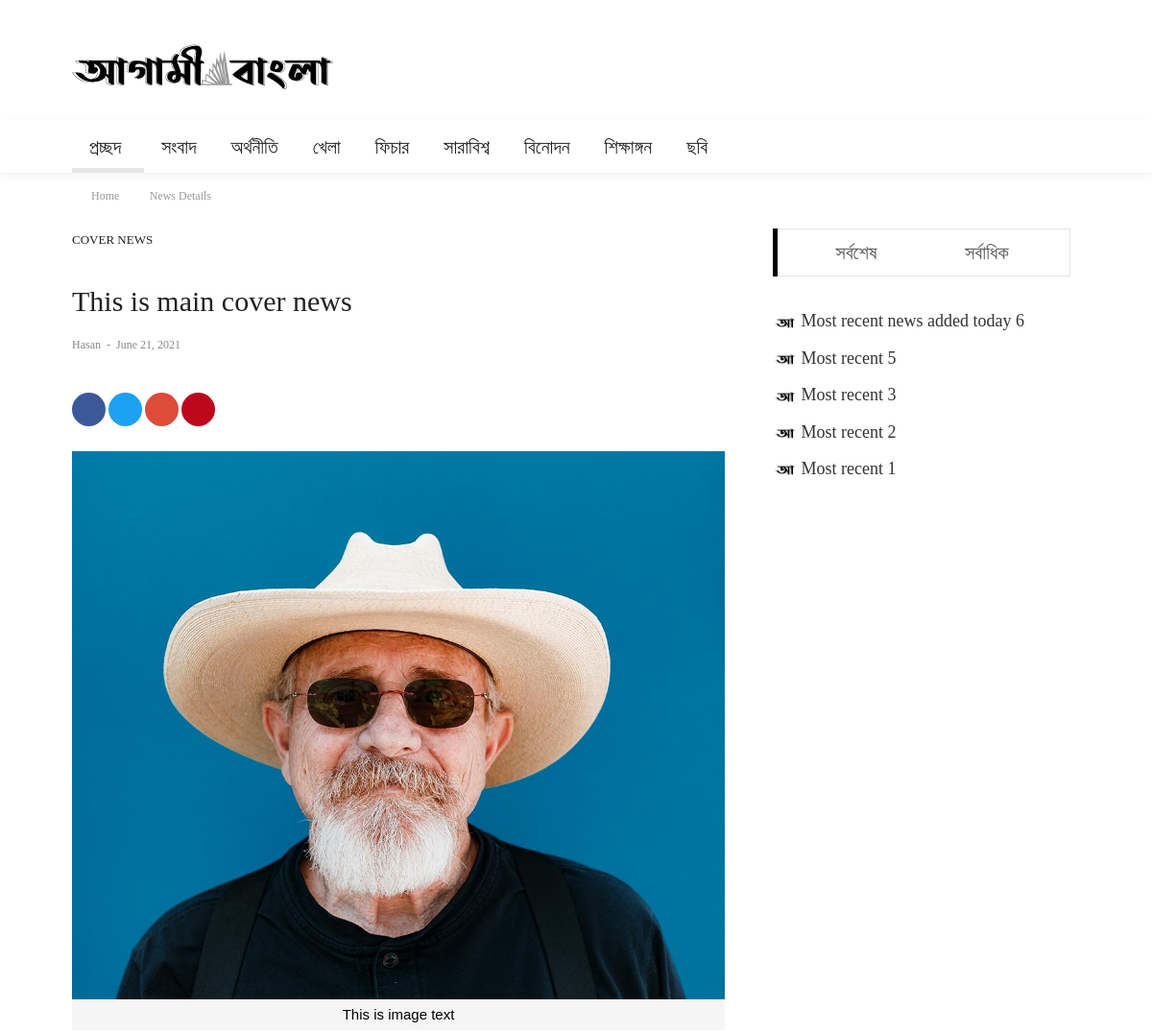
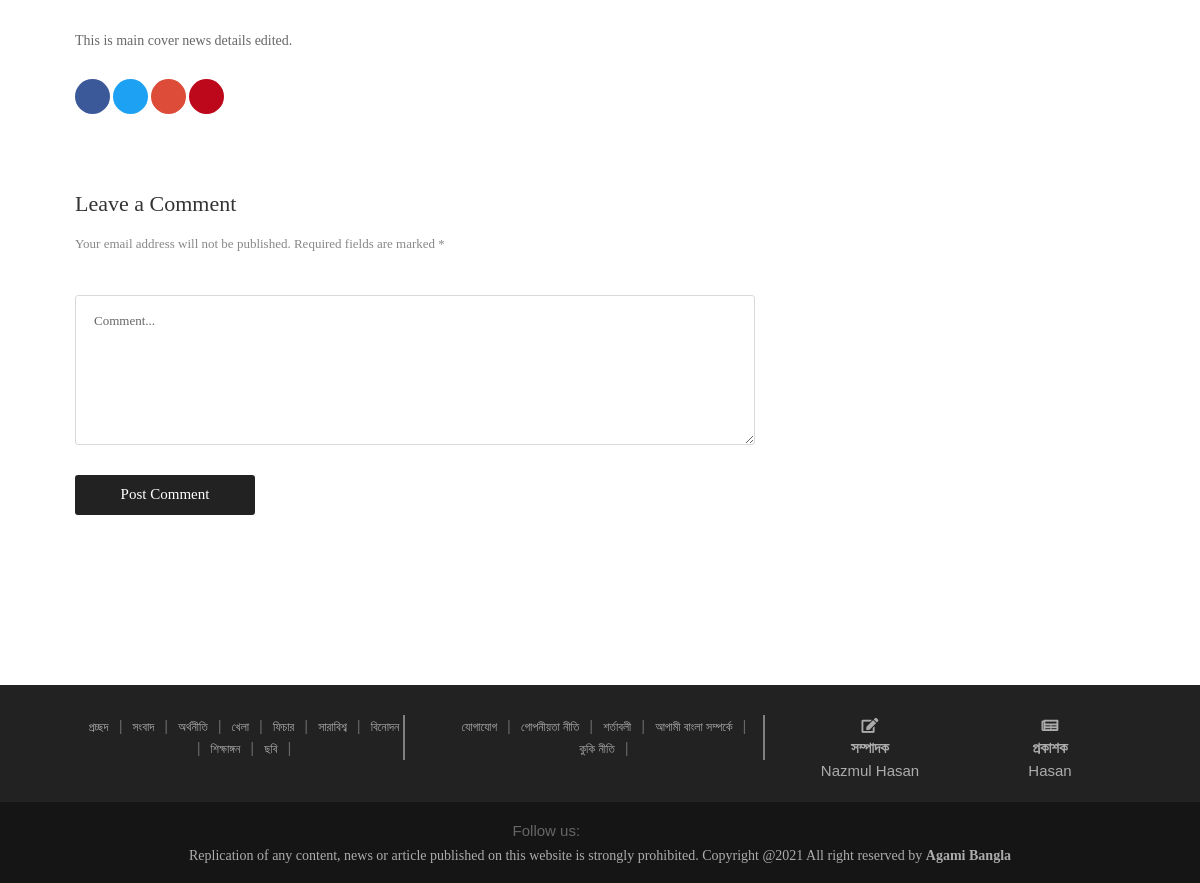
/ab/m_cover/news/details/1/, run on the app's committed database (2 pictures, top to bottom).
### adminPanel/models.py (models this page shows, shortened)
class SiteLogo(models.Model):
    site_logo = models.ImageField()

class NewsCategories(models.Model):
    category_name = models.CharField(default='', max_length=255, verbose_name="News Category Name")

class CoverNewsMain(models.Model):
    cover_news_image       = models.ImageField()
    cover_news_title       = models.TextField(max_length=255, verbose_name="Cover News Title")
    cover_news_category    = models.CharField(max_length=255, default="")
    cover_news_subcategory = models.CharField(max_length=255, blank=True, null=True)
    cover_news_details     = models.TextField(max_length=2000, blank=True, null=True)
    cover_news_added_at    = models.DateField(auto_now_add=True)

class EditorPublisher(models.Model):
    editor_name    = models.CharField(max_length=255, default="")
    publisher_name = models.CharField(max_length=255, default="")

class MostRecent(models.Model):
    news_image       = models.ImageField()
    news_title       = models.TextField(max_length=255)
    news_description = models.TextField(max_length=1000)
    news_writer      = models.CharField(max_length=70, blank=True, null=True)
    news_visitors    = models.IntegerField(blank=True, null=True)
    news_details = models.TextField(max_length=2000, blank=True, null=True)
    news_added_at    = models.DateField(auto_now_add=True)

### core/views.py (the view)
# urls.py: url(r'^ab/m_cover/news/details/(?P<pk>\d+)/$', views.cover_news_main_details, name='coverNewsMainDetails'),
def cover_news_main_details(request, pk):
    cover_news_subcategory = CoverNewsMain.objects.filter(pk=pk).first()
    news_category_model = NewsCategories.objects.all()
    subcategory_model = NewsSubCategories.objects.all()
    subcategory_name = NewsCategories.objects.filter(pk=pk)
    list_of_cat_pk_which_has_atleast_one_news = []
    for news in NewsMain.objects.all():
        list_of_cat_pk_which_has_atleast_one_news.append(news.news_catid)
    if EditorPublisher.objects.count() > 0:
        editor_publisher_info = EditorPublisher.objects.filter().first()
    else:
        editor_publisher_info = "Not added yet!"
    if MostRecent.objects.count() > 0:
        most_recent_news = MostRecent.objects.all().order_by('-pk')[:5]
    else:
        most_recent_news = "Null"
    if MostPopular.objects.count() > 0:
        most_popular_news = MostPopular.objects.all().order_by('-pk')[:5]
    else:
        most_popular_news = 'Null'
    if SiteLogo.objects.count() > 0:
        site_logo_db = SiteLogo.objects.filter().first()
    else:
        site_logo_db = "Not found!"
    context = {
        'site_logo': site_logo_db,
        'news_category_model': news_category_model,
        'subcategory_model': subcategory_model,
        'list_of_cat_pk_which_has_atleast_one_news': list_of_cat_pk_which_has_atleast_one_news,
        'editor_publisher': editor_publisher_info,
        'most_recent_news': most_recent_news,
        'most_popular_news': most_popular_news,
        'cover_news_subcategory': cover_news_subcategory,
    }
    return render(request, "frontEnd/cover_news_main_details.html", context)

### core/templates/frontEnd/cover_news_main_details.html (shortened to what this page needs)
{% extends 'frontEnd/index.html' %}
{% load static %}
{% block main_content %}
	<div class="container">
		<div class="headline bg0 flex-wr-sb-c p-rl-20 p-tb-8">
			<div class="f2-s-1 p-r-30 m-tb-6">
				<a href="index.html" class="breadcrumb-item f1-s-3 cl9">
					Home
				</a>
				<a href="blog-list-01.html" class="breadcrumb-item f1-s-3 cl9">
					News Details
				</a>
			</div>
		</div>
	</div>
	<section class="bg0 p-b-140 p-t-10">
		<div class="container">
			<div class="row justify-content-center">
				<div class="col-md-10 col-lg-8 p-b-30">
					<div class="p-r-10 p-r-0-sr991">
						<div class="p-b-70">
							<a href="#" class="f1-s-10 cl2 hov-cl10 trans-03 text-uppercase">
								Cover News
							</a>
							<h3 class="f1-l-3 cl2 p-b-16 p-t-33 respon2">
								{{cover_news_subcategory.cover_news_title}}
							</h3>
							<div class="flex-wr-s-s p-b-40">
								<span class="f1-s-3 cl8 m-r-15">
									<a href="#" class="f1-s-4 cl8 hov-cl10 trans-03">
										{{editor_publisher.publisher_name}}
									</a>
									<span class="m-rl-3">-</span>
									<span>
										{{cover_news_subcategory.cover_news_added_at}}
									</span>
								</span>
							</div>
							<div class="flex-s-s">
								<div class="flex-wr-s-s size-w-0">
									<a href="#" class="dis-block f1-s-13 cl0 bg-facebook borad-3 hov-btn1 m-r-3 m-b-1 trans-03 add_border">
										<i class="fab fa-facebook-f m-r-3"></i>
									</a>
									<a href="#" class="dis-block f1-s-13 cl0 bg-twitter borad-3 hov-btn1 m-r-3 m-b-3 trans-03 add_border">
										<i class="fab fa-twitter m-r-3"></i>
									</a>
									<a href="#" class="dis-block f1-s-13 cl0 bg-google borad-3 hov-btn1 m-r-3 m-b-3 trans-03 add_border">
										<i class="fab fa-google-plus-g m-r-3"></i>
									</a>
									<a href="#" class="dis-block f1-s-13 cl0 bg-pinterest borad-3 hov-btn1 m-r-3 m-b-3 trans-03 add_border">
										<i class="fab fa-pinterest-p m-r-3"></i>
									</a>
								</div>
							</div>
							<br>
							<div class="wrap-pic-max-w p-b-30">
								<img src="{{cover_news_subcategory.cover_news_image.url}}" alt="News Details">
								<p class="news_details_img_short_description">This is image text</p>
							</div>
							<p class="f1-s-11 cl6 p-b-25">
								{{cover_news_subcategory.cover_news_details|safe}}
							</p>
							<div class="flex-s-s">
								<div class="flex-wr-s-s size-w-0">
									<a href="#" class="dis-block f1-s-18 cl0 bg-facebook borad-3 hov-btn1 m-r-3 m-b-3 trans-03 add_border">
										<i class="fab fa-facebook-f m-r-3"></i>
									</a>
									<a href="#" class="dis-block f1-s-18 cl0 borad-3 hov-btn1 m-r-3 m-b-3 trans-03 add_border bg-twitter">
										<i class="fab fa-twitter m-r-3"></i>
									</a>
									<a href="#" class="bg-google dis-block f1-s-18 cl0 borad-3 hov-btn1 m-r-3 m-b-3 trans-03 add_border">
										<i class="fab fa-google-plus-g m-r-3"></i>
									</a>
									<a href="#" class="bg-pinterest dis-block f1-s-18 cl0 borad-3 hov-btn1 m-r-3 m-b-3 trans-03 add_border">
										<i class="fab fa-pinterest-p m-r-3"></i>
									</a>
								</div>
							</div>
						</div>
						<div>
							<h4 class="f1-l-4 cl3 p-b-12">
								Leave a Comment
							</h4>
							<p class="f1-s-13 cl8 p-b-40">
								Your email address will not be published. Required fields are marked *
							</p>
							<form>
								<textarea class="bo-1-rad-3 bocl13 size-a-15 f1-s-13 cl5 plh6 p-rl-18 p-tb-14 m-b-20" name="msg" placeholder="Comment..."></textarea>
								<button class="size-a-17 bg2 borad-3 f1-s-12 cl0 hov-btn1 trans-03 p-rl-15 m-t-10">
									Post Comment
								</button>
							</form>
						</div>
					</div>
				</div>
				<div class="col-md-10 col-lg-4">
					<div class="p-l-10 p-rl-0-sr991 p-b-20">
						<div class="tab01 p-b-20">
							<div class="tab01-head how2 how2-cl1 bocl12 flex-s-c m-r-10 m-r-0-sr991" id="most-recent-pop">
								<ul class="nav nav-tabs" role="tablist">
									<li class="nav-item">
										<a class="nav-link" data-toggle="tab" href="#tab1-recent" role="tab">সর্বশেষ</a>
									</li>
									<li class="nav-item">
										<a class="nav-link" data-toggle="tab" href="#tab1-popular" role="tab">সর্বাধিক</a>
									</li>
								</ul>
							</div>
							<div class="tab-content p-t-35">
								<div class="tab-pane fade show most-recent-pop-news active" id="tab1-recent" role="tabpanel">
									<div class="row">
										<div class="col-sm-12 p-r-25 p-r-15-sr991">
											{% for news in most_recent_news %}
											<div class="flex-wr-sb-s m-b-8">
												<div class="size-w-0">
													<h5 class="p-b-5">
														<a href="{% url 'newMostRecentDetails' cat_id=news.pk %}" class="f1-s-5 cl3 hov-cl10 trans-03">
															<img src="{%static 'frontEnd/agamiBanglaLogo/favicon-icon.png' %}" style="width:25px;height:25px;" alt="">
															{{news.news_title}}
														</a>
													</h5>
												</div>
											</div>
											{% endfor %}
										</div>
									</div>
								</div>
							</div>
						</div>
						<div class="flex-c-s p-t-8">
						</div>
						<br><br>
					</div>
				</div>
			</div>
		</div>
	</section>
{% endblock %}

### core/templates/frontEnd/index.html (shortened to what this page needs)
{% load static %}
<!DOCTYPE html>
<html lang="en">
<head>
	<link rel="stylesheet" type="text/css" href="{%static 'frontEnd/vendor/bootstrap/css/bootstrap.min.css' %}">
	<link rel="stylesheet" type="text/css" href="{%static 'frontEnd/fonts/fontawesome-5.0.8/css/fontawesome-all.min.css' %}">
	<link rel="stylesheet" type="text/css" href="{%static 'frontEnd/fonts/iconic/css/material-design-iconic-font.min.css' %}">
	<link rel="stylesheet" type="text/css" href="{%static 'frontEnd/vendor/animate/animate.css' %}">
	<link rel="stylesheet" type="text/css" href="{%static 'frontEnd/vendor/css-hamburgers/hamburgers.min.css' %}">
	<link rel="stylesheet" type="text/css" href="{%static 'frontEnd/vendor/animsition/css/animsition.min.css' %}">
	<link rel="stylesheet" type="text/css" href="{%static 'frontEnd/css/util.min.css' %}">
	<link rel="stylesheet" type="text/css" href="{%static 'frontEnd/css/main.css' %}">
</head>
<body class="animsition">
	<header>
		<div class="container-menu-desktop">
			<div class="wrap-logo container">
				<div class="logo">
					{%if site_logo %}
					<a href="/"><img src="{{site_logo.site_logo.url}}" alt="LOGO"></a>
					{% else %}
					<a href="#">ADD SITE LOGO</a>
					{% endif %}
				</div>
				<div class="banner-header">
				</div>
			</div>
			<div class="wrap-main-nav">
				<div class="main-nav">
					<nav class="menu-desktop">
						<ul class="main-menu">
							<li class="main-menu-active">
								<a href="/" id="nav_home">প্রচ্ছদ</a>
							</li>
							{% for news_cat in news_category_model %}
							{% if news_cat.pk not in category_list_which_has_no_subcat %}
							<li class="mega-menu-item">
								<a href="{% url 'abNewsListByCategoryPk' catid=news_cat.pk %}">{{ news_cat.category_name }}</a>
							</li>
							{% else %}
							<li class="mega-menu-item">
								<a href="{% url 'newsListByCatWhichHasNotSubcat' cat_id=news_cat.pk %}">{{ news_cat.category_name }}</a>
							</li>
							{% endif %}
							{% endfor %}
						</ul>
					</nav>
				</div>
			</div>
		</div>
	</header>
	{% block main_content %}
	{% endblock %}
	<footer>
		<div class="bg2 p-t-30 p-b-20">
			<div class="container">
				<div class="row">
					<div class="col-md-4">
						<div class="footer-nav-bar-list">
							<ul class="browse_category_list">
								<li><a href="/">প্রচ্ছদ</a></li>
								<li>|</li>
					{% for news_cat in news_category_model %}
					{% if news_cat.pk not in category_list_which_has_no_subcat and news_cat.pk != 9 %}
					<li>
						<a href="{% url 'abNewsListByCategoryPk' catid=news_cat.pk %}">{{ news_cat.category_name }}</a>
					</li>
					{% else %}
					<li class="mega-menu-item">
						<a href="{% url 'newsListByCatWhichHasNotSubcat' cat_id=news_cat.pk %}">{{ news_cat.category_name }}</a>
					</li>
					{% endif %}
					<li>|</li>
					{% endfor %}
							</ul>
						</div>
					</div>
					<div class="col-md-4">
						<div class="footer-nav-privacy-policy-term-condition">
						<ul>
							<li><a href="{% url 'abContactUs' %}">যোগাযোগ</a></li>
							<li>|</li>
							<li><a href="#">গোপনীয়তা নীতি</a></li>
							<li>|</li>
							<li><a href="#">শর্তাবলী</a></li>
							<li>|</li>
							<li><a href="/ab/about/us">আগামী বাংলা সম্পর্কে</a></li>
							<li>|</li>
							<li><a href="#">কুকি নীতি</a></li>
							<li>|</li>
						</ul>
						</div>
					</div>
					<div class="col-md-4">
						<div class="row" id="editor-publisher-section">
							<div class="col-md-6">
								<div class="row">
									<div class="col-md-12 text-center">
										<i class="fas fa-edit"></i>
									</div>
								</div>
								<div class="row">
									<div class="col-md-12">
										<h5 class="text-center"><strong>সম্পাদক</strong></h5>
									</div>
								</div>
								<div class="row">
									<div class="col-md-12">
										<h5 class="text-center">{{editor_publisher.editor_name}}</h5>
									</div>
								</div>
							</div>
							<div class="col-md-6">
								<div class="row">
									<div class="col-md-12 text-center">
										<i class="fas fa-newspaper"></i>
									</div>
								</div>
								<div class="row">
									<div class="col-md-12">
										<h5 class="text-center"><strong>প্রকাশক</strong></h5>
									</div>
								</div>
								<div class="row">
									<div class="col-md-12">
										<h5 class="text-center">{{editor_publisher.publisher_name}}</h5>
									</div>
								</div>
							</div>
						</div>
					</div>
				</div>
			</div>
		</div>
		<div class="bg11">
			<div class="topbar">
				<div class="content-topbar container h-100">
					<div class="right-topbar text-center">
						<span>Follow us:</span>
						<a href="#">
							<span class="fab fa-facebook-f" style="color:#4267B2;"></span>
						</a>
						<a href="#">
							<span class="fab fa-twitter" style="color:#1C9CEB;"></span>
						</a>
						<a href="#">
							<span class="fab fa-pinterest-p" style="color:#E60023;"></span>
						</a>
						<a href="#">
							<span class="fab fa-youtube" style="color: #FF0000;"></span>
						</a>
					</div>
				</div>
			</div>
			<div class="container flex-c-c p-tb-15">
				<span class="f1-s-1 cl0 txt-center">
					<a href="#" class="f1-s-1 cl10 hov-link1" id="copy-right-nav">
						Replication of any content,
						 news or article published on this website is strongly prohibited. Copyright @2021 All right reserved by <strong>Agami Bangla</strong>
					</a>
				</span>
			</div>
		</div>
	</footer>
</body>
</html>

### data on the page
SiteLogo: site_logo (picture)
NewsCategories: category_name "সংবাদ"
NewsCategories: category_name "অর্থনীতি"
NewsCategories: category_name "খেলা"
NewsCategories: category_name "ফিচার"
NewsCategories: category_name "সারাবিশ্ব"
NewsCategories: category_name "বিনোদন"
NewsCategories: category_name "শিক্ষাঙ্গন"
NewsCategories: category_name "ছবি"
CoverNewsMain: cover_news_title "This is main cover news", cover_news_added_at "June 21, 2021", cover_news_image (picture), cover_news_details "This is main cover news details edited."
EditorPublisher: publisher_name "Hasan", editor_name "Nazmul Hasan"
MostRecent: news_title "Most recent news added today 6"
MostRecent: news_title "Most recent 5"
MostRecent: news_title "Most recent 3"
MostRecent: news_title "Most recent 2"
MostRecent: news_title "Most recent 1"
